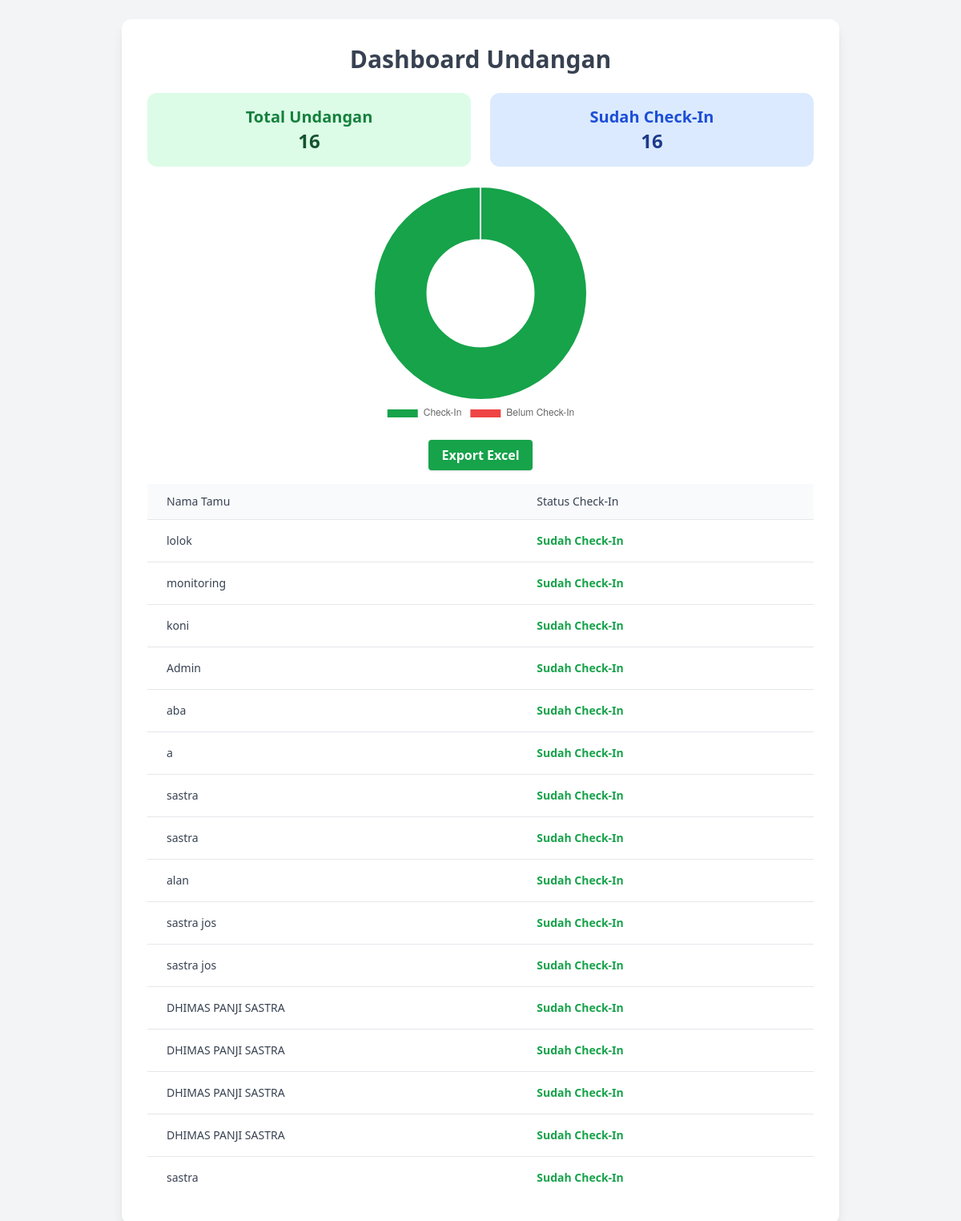
Page /dashboard.php on the committed database.
### tables this page shows
CREATE TABLE `tamu` (
  `id` int NOT NULL,
  `nama_lengkap` varchar(255) DEFAULT NULL,
  `checkin` datetime DEFAULT NULL,
  `keterangan` varchar(250) DEFAULT NULL,
  `create_at` datetime NOT NULL DEFAULT CURRENT_TIMESTAMP
);

### dashboard.php (the view, shortened to what this page needs)
<?php
include 'db.php';
$total = $checkin = 0;
$result = $conn->query("SELECT COUNT(*) as total FROM tamu");
if ($result) $total = $result->fetch_assoc()['total'];
$result = $conn->query("SELECT COUNT(*) as checkin FROM tamu WHERE checkin IS NOT NULL");
if ($result) $checkin = $result->fetch_assoc()['checkin'];
$tamuList = [];
$result = $conn->query("SELECT nama_lengkap, checkin FROM tamu ORDER BY id DESC");
while ($row = $result->fetch_assoc()) {
    $tamuList[] = $row;
}
?>
<!DOCTYPE html>
<html lang="id">
<head>
  <script src="https://cdn.tailwindcss.com"></script>
  <link rel="stylesheet" href="https://cdn.jsdelivr.net/npm/simple-datatables@8.1.2/dist/style.css" />
</head>
<body class="bg-gray-100 min-h-screen flex items-center justify-center p-6">
  <div class="bg-white shadow-lg rounded-xl p-8 w-full max-w-4xl">
    <h1 class="text-3xl font-bold mb-6 text-center text-gray-700">Dashboard Undangan</h1>
    <div class="grid grid-cols-2 gap-6 text-center mb-6">
      <div class="bg-green-100 p-4 rounded-xl">
        <p class="text-xl font-semibold text-green-700">Total Undangan</p>
        <p class="text-2xl font-bold text-green-900"><?= $total ?></p>
      </div>
      <div class="bg-blue-100 p-4 rounded-xl">
        <p class="text-xl font-semibold text-blue-700">Sudah Check-In</p>
        <p class="text-2xl font-bold text-blue-900"><?= $checkin ?></p>
      </div>
    </div>
    <canvas id="myChart" class="mx-auto mb-6" width="300" height="300"></canvas>
    <div class="text-center mb-6">
      <a href="export_excel.php" class="bg-green-600 hover:bg-green-700 text-white font-bold py-2 px-4 rounded shadow">
        Export Excel
      </a>
    </div>
    <div class="overflow-x-auto">
      <table id="guestTable" class="min-w-full divide-y divide-gray-200 text-sm text-gray-700">
        <thead class="bg-gray-50">
          <tr>
            <th class="px-6 py-3 text-left font-medium">Nama Tamu</th>
            <th class="px-6 py-3 text-left font-medium">Status Check-In</th>
          </tr>
        </thead>
        <tbody class="bg-white divide-y divide-gray-200">
          <?php foreach ($tamuList as $tamu): ?>
          <tr>
            <td class="px-6 py-4 whitespace-nowrap"><?= htmlspecialchars($tamu['nama_lengkap']) ?></td>
            <td class="px-6 py-4">
              <?php if ($tamu['checkin']): ?>
                <span class="text-green-600 font-semibold">Sudah Check-In</span>
              <?php else: ?>
                <span class="text-red-600 font-semibold">Belum Check-In</span>
              <?php endif; ?>
            </td>
          </tr>
          <?php endforeach; ?>
        </tbody>
      </table>
    </div>
  </div>
  <script>
    const ctx = document.getElementById('myChart').getContext('2d');
    const chart = new Chart(ctx, {
      type: 'doughnut',
      data: {
        labels: ['Check-In', 'Belum Check-In'],
        datasets: [{
          label: 'Check-In Stats',
          data: [<?= $checkin ?>, <?= $total - $checkin ?>],
          backgroundColor: ['#16a34a', '#ef4444']
        }]
      },
      options: {
        responsive: true,
        plugins: {
          legend: {
            position: 'bottom'
          }
        }
      }
    });
  </script>
</body>
</html>

### rows in the picture
tamu: nama_lengkap "lolok", shows "Sudah Check-In"
tamu: nama_lengkap "monitoring", shows "Sudah Check-In"
tamu: nama_lengkap "koni", shows "Sudah Check-In"
tamu: nama_lengkap "Admin", shows "Sudah Check-In"
tamu: nama_lengkap "aba", shows "Sudah Check-In"
tamu: nama_lengkap "a", shows "Sudah Check-In"
tamu: nama_lengkap "sastra", shows "Sudah Check-In"
tamu: nama_lengkap "sastra", shows "Sudah Check-In"
tamu: nama_lengkap "alan", shows "Sudah Check-In"
tamu: nama_lengkap "sastra jos", shows "Sudah Check-In"
tamu: nama_lengkap "sastra jos", shows "Sudah Check-In"
tamu: nama_lengkap "DHIMAS PANJI SASTRA", shows "Sudah Check-In"
tamu: nama_lengkap "DHIMAS PANJI SASTRA", shows "Sudah Check-In"
tamu: nama_lengkap "DHIMAS PANJI SASTRA", shows "Sudah Check-In"
tamu: nama_lengkap "DHIMAS PANJI SASTRA", shows "Sudah Check-In"
tamu: nama_lengkap "sastra", shows "Sudah Check-In"

### other values in the picture
$total "16"
$checkin "16"
chart data {{ $total - $checkin }} 0
